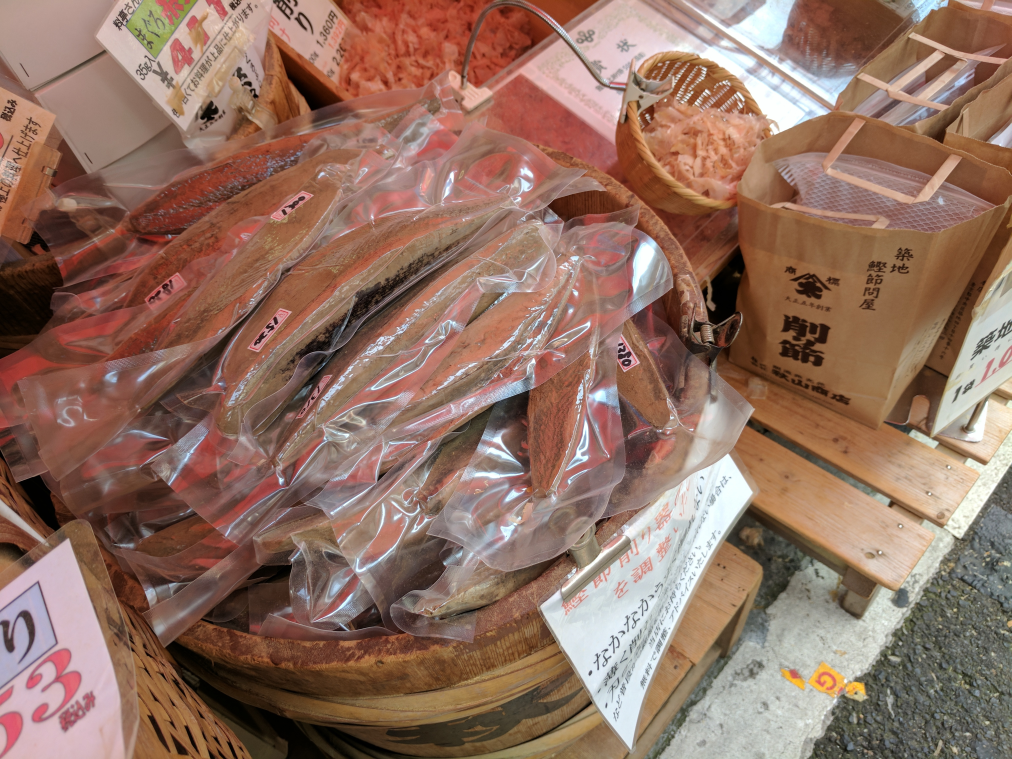
#> input picture images/full-res/katsobushi.jpg, 4048 x 3036 px (shown at 1/4 size)
$ python resize.py   (Python 2 division)   (older library calls are emulated)
#> lines starting #> are read from the running program, lines starting #| are printed output that depends on the picture
from PIL import Image
import os

INPUT_DIR = 'images/full-res/'
OUTPUT_DIR = 'images/scaled/'

IMAGES = ['katsobushi.jpg']
OUTPUT_WIDTHS = [400]

os.system('rm ' + OUTPUT_DIR + '*')

def resize(img, width):
    hw = img.size
    dim = (hw[0] / 4, hw[1] / 4)
    img.thumbnail(dim, Image.ANTIALIAS)
    return img

def load(location):
#> called with location = 'images/full-res/katsobushi.jpg'
    return Image.open(location)
#> returned value is the input picture: PIL image 4048x3036 RGB; mean R, G, B 145.3, 112.5, 97.8

def save(img, location):
    img.save(location)
    return True

def run():
    for i in IMAGES:
        img = load(INPUT_DIR + i)
        no_suffix = i.split('.', 1)[0]
        suffix = i.split('.', 1)[1]
        print(no_suffix)

        for w in OUTPUT_WIDTHS:
            resized = resize(img, w)
            print resized
            output_loc = OUTPUT_DIR + no_suffix + '@' + str(w) + 'px.' + suffix
            save(resized, output_loc)
#> this loop made 1 pass
#| <PIL.JpegImagePlugin.JpegImageFile image mode=RGB size=1012x759 at 0x7FA78750C090>
#> pass 1, in run, `resized = resize(img, w)`:
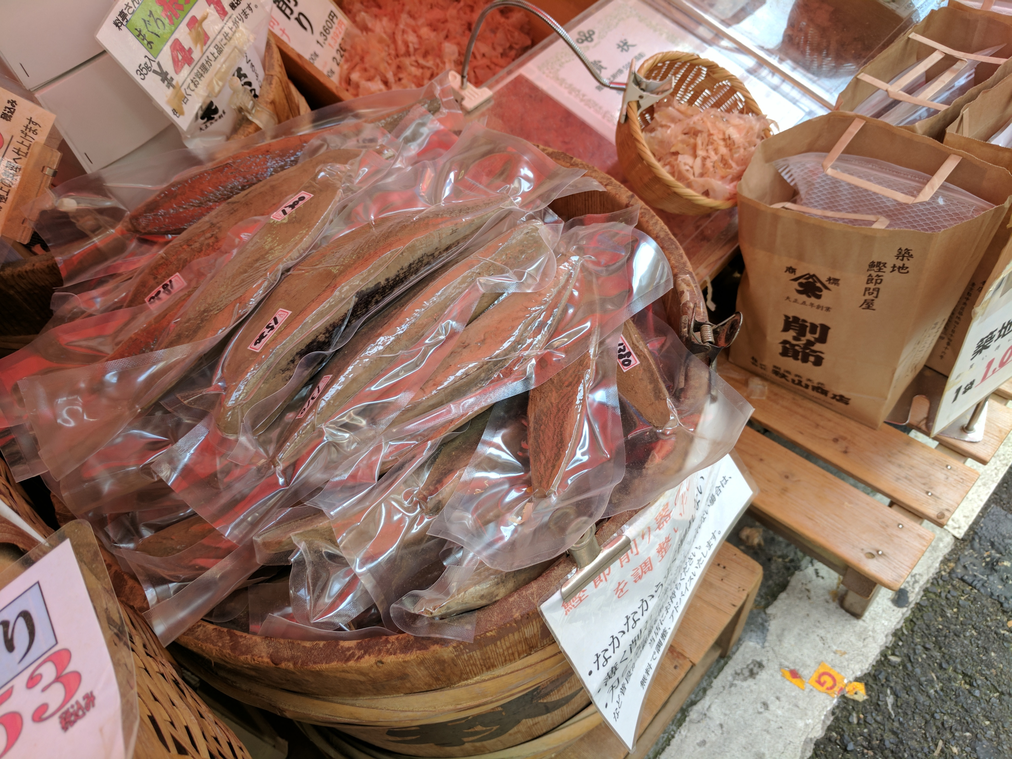
#> resized: PIL image 1012x759 RGB; mean R, G, B 145.4, 112.6, 97.9

if __name__ == "__main__":
    run()
